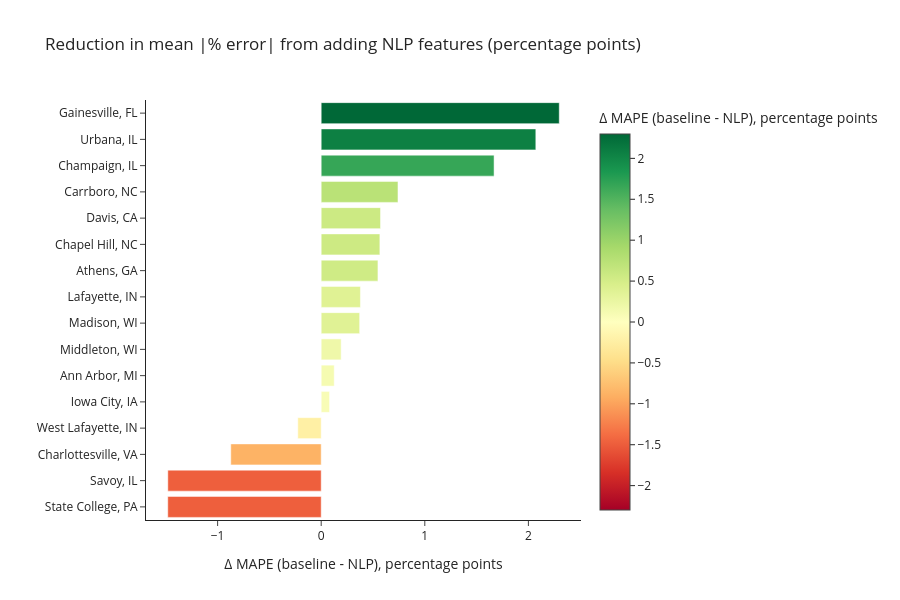

The code cell stored with this chart in its notebook:
### Code cell
fig = px.bar(
    by_market.sort_values("improvement_pp"),
    x="improvement_pp",
    y="market",
    orientation="h",
    color="improvement_pp",
    color_continuous_scale="RdYlGn",
    color_continuous_midpoint=0,
    title="Reduction in mean |% error| from adding NLP features (percentage points)",
    labels={
        "improvement_pp": "Δ MAPE (baseline - NLP), percentage points",
        "market": "",
    },
    height=600,
)
fig.show()

### Figure 1 — Plotly figure (JSON) as saved in the notebook; plotly's stock layout.template omitted (floating-point values rounded to 4 significant figures)
{"data": [{"hovertemplate": "Δ MAPE (baseline - NLP), percentage points=%{marker.color}<br>=%{y}<extra></extra>", "legendgroup": "", "marker": {"color": [-1.481, -1.481, -0.8728, -0.2261, 0.08084, 0.1255, 0.1926, 0.3711, 0.3785, 0.5477, 0.5663, 0.5726, 0.741, 1.669, 2.072, 2.298], "coloraxis": "coloraxis", "pattern": {"shape": ""}}, "name": "", "orientation": "h", "showlegend": false, "textposition": "auto", "type": "bar", "x": [-1.481, -1.481, -0.8728, -0.2261, 0.08084, 0.1255, 0.1926, 0.3711, 0.3785, 0.5477, 0.5663, 0.5726, 0.741, 1.669, 2.072, 2.298], "xaxis": "x", "y": ["State College, PA", "Savoy, IL", "Charlottesville, VA", "West Lafayette, IN", "Iowa City, IA", "Ann Arbor, MI", "Middleton, WI", "Madison, WI", "Lafayette, IN", "Athens, GA", "Chapel Hill, NC", "Davis, CA", "Carrboro, NC", "Champaign, IL", "Urbana, IL", "Gainesville, FL"], "yaxis": "y"}], "layout": {"barmode": "relative", "coloraxis": {"autocolorscale": false, "cmid": 0, "colorbar": {"title": {"text": "Δ MAPE (baseline - NLP), percentage points"}}, "colorscale": [[0.0, "rgb(165,0,38)"], [0.1, "rgb(215,48,39)"], [0.2, "rgb(244,109,67)"], [0.3, "rgb(253,174,97)"], [0.4, "rgb(254,224,139)"], [0.5, "rgb(255,255,191)"], [0.6, "rgb(217,239,139)"], [0.7, "rgb(166,217,106)"], [0.8, "rgb(102,189,99)"], [0.9, "rgb(26,152,80)"], [1.0, "rgb(0,104,55)"]]}, "height": 600, "legend": {"tracegroupgap": 0}, "title": {"text": "Reduction in mean |% error| from adding NLP features (percentage points)"}, "xaxis": {"anchor": "y", "domain": [0.0, 1.0], "title": {"text": "Δ MAPE (baseline - NLP), percentage points"}}, "yaxis": {"anchor": "x", "domain": [0.0, 1.0], "title": {"text": ""}}}}
